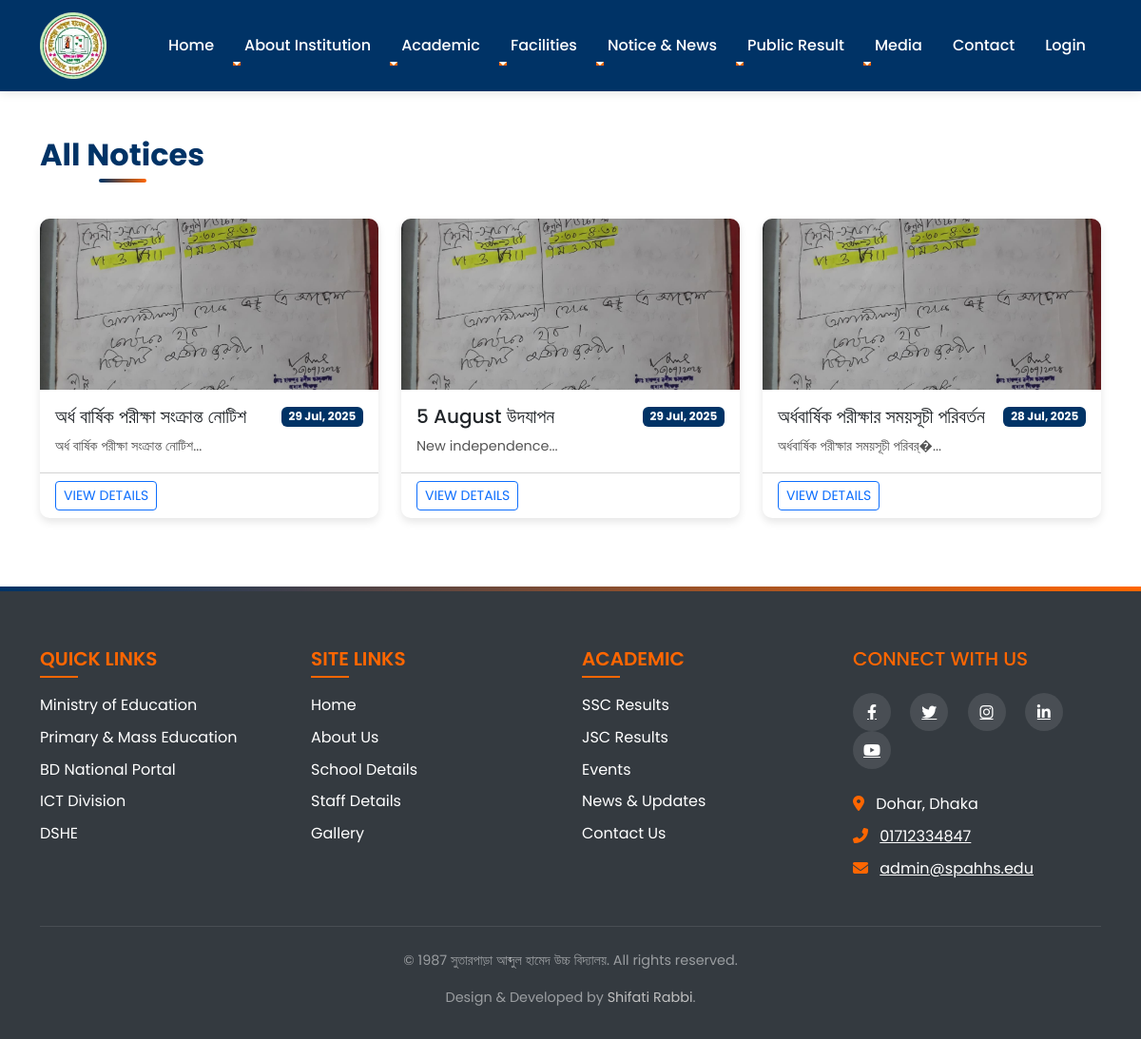
The page /notices.php on the database its author committed.
### tables this page shows
CREATE TABLE IF NOT EXISTS `notices` (
  `notice_id` int NOT NULL AUTO_INCREMENT,
  `title` varchar(255) NOT NULL,
  `description` text NOT NULL,
  `notice_date` date NOT NULL,
  `image_path` varchar(255) DEFAULT NULL,
  `created_at` timestamp NULL DEFAULT CURRENT_TIMESTAMP,
  PRIMARY KEY (`notice_id`)
);

CREATE TABLE IF NOT EXISTS `setting` (
  `id` int NOT NULL AUTO_INCREMENT,
  `current_year` int NOT NULL,
  `current_semester` varchar(11) NOT NULL,
  `school_name` varchar(100) NOT NULL,
  `slogan` varchar(300) NOT NULL,
  `about` text NOT NULL,
  PRIMARY KEY (`id`)
);

### admin/data/notice.php (called while the page is built, shortened)
<?php
function getAllNotices($conn) {
    $sql = "SELECT * FROM notices ORDER BY notice_date DESC";
    $stmt = $conn->prepare($sql);
    $stmt->execute();
    return $stmt->fetchAll(PDO::FETCH_ASSOC);
}
?>

### data/setting.php (called while the page is built)
<?php
function getSetting($conn){
   $sql = "SELECT * FROM setting";
   $stmt = $conn->prepare($sql);
   $stmt->execute();
   if ($stmt->rowCount() == 1) {
     $settings = $stmt->fetch();
     return $settings;
   }else {
    return 0;
   }
}

### notices.php (the view, shortened to what this page needs)
<?php include "header.php";
include "admin/data/notice.php";
?>
<section class="py-5">
    <div class="container">
        <h2 class="section-title mb-5">All Notices</h2>
        <div class="row">
            <?php
            $notices = getAllNotices($conn);
            foreach ($notices as $notice) {
                $notice_date = new DateTime($notice['notice_date']);
            ?>
            <div class="col-md-6 col-lg-4 mb-4">
                <div class="card notice-card h-100">
                    <?php if (!empty($notice['image_path'])): ?>
                    <div class="notice-image-container">
                        <img src="<?= htmlspecialchars($notice['image_path']) ?>" class="card-img-top notice-image" alt="<?= htmlspecialchars($notice['title']) ?>">
                    </div>
                    <?php endif; ?>
                    <div class="card-body">
                        <div class="d-flex justify-content-between align-items-center mb-2">
                            <h5 class="card-title mb-0"><?= htmlspecialchars($notice['title']) ?></h5>
                            <span class="badge bg-primary"><?= $notice_date->format('d M, Y') ?></span>
                        </div>
                        <p class="card-text notice-description"><?= htmlspecialchars(substr($notice['description'], 0, 100)) ?>...</p>
                    </div>
                    <div class="card-footer bg-transparent">
                        <button class="btn btn-sm btn-outline-primary notice-view-btn" data-id="<?= $notice['notice_id'] ?>">View Details</button>
                    </div>
                </div>
            </div>
            <?php } ?>
        </div>
    </div>
</section>
<?php include "footer.php"; ?>

### footer.php (shortened to what this page needs)
<footer class="footer">
    <div class="container">
        <div class="row">
            <div class="col-md-3 mb-4 mb-md-0">
                <div class="footer-links">
                    <h5 class="text-uppercase mb-4" style="color: var(--secondary-color);">Quick Links</h5>
                    <ul class="list-unstyled">
                        <li class="mb-2"><a href="https://www.moedu.gov.bd/" class="text-white footer-link">Ministry of Education</a></li>
                        <li class="mb-2"><a href="https://www.mopme.gov.bd/" class="text-white footer-link">Primary & Mass Education</a></li>
                        <li class="mb-2"><a href="https://bangladesh.gov.bd/" class="text-white footer-link">BD National Portal</a></li>
                        <li class="mb-2"><a href="https://a2i.gov.bd/" class="text-white footer-link">ICT Division</a></li>
                        <li class="mb-2"><a href="http://www.dshe.gov.bd/" class="text-white footer-link">DSHE</a></li>
                    </ul>
                </div>
            </div>
            <div class="col-md-3 mb-4 mb-md-0">
                <div class="footer-links">
                    <h5 class="text-uppercase mb-4" style="color: var(--secondary-color);">Site Links</h5>
                    <ul class="list-unstyled">
                        <li class="mb-2"><a href="index" class="text-white footer-link">Home</a></li>
                        <li class="mb-2"><a href="about" class="text-white footer-link">About Us</a></li>
                        <li class="mb-2"><a href="basic-info" class="text-white footer-link">School Details</a></li>
                        <li class="mb-2"><a href="people_info" class="text-white footer-link">Staff Details</a></li>
                        <li class="mb-2"><a href="gallery" class="text-white footer-link">Gallery</a></li>
                    </ul>
                </div>
            </div>
            <div class="col-md-3 mb-4 mb-md-0">
                <div class="footer-links">
                    <h5 class="text-uppercase mb-4" style="color: var(--secondary-color);">Academic</h5>
                    <ul class="list-unstyled">
                        <li class="mb-2"><a href="public_results_ssc" class="text-white footer-link">SSC Results</a></li>
                        <li class="mb-2"><a href="public_results_jsc" class="text-white footer-link">JSC Results</a></li>
                        <li class="mb-2"><a href="events" class="text-white footer-link">Events</a></li>
                        <li class="mb-2"><a href="news" class="text-white footer-link">News & Updates</a></li>
                        <li class="mb-2"><a href="contact" class="text-white footer-link">Contact Us</a></li>
                    </ul>
                </div>
            </div>
            <div class="col-md-3">
                <div class="footer-contact">
                    <h5 class="text-uppercase mb-4" style="color: var(--secondary-color);">Connect With Us</h5>
                    <div class="social-icons mb-4">
                        <a href="https://www.facebook.com/groups/348161615295603/" class="text-white me-3 social-icon"><i class="fab fa-facebook-f"></i></a>
                        <a href="#" class="text-white me-3 social-icon"><i class="fab fa-twitter"></i></a>
                        <a href="#" class="text-white me-3 social-icon"><i class="fab fa-instagram"></i></a>
                        <a href="#" class="text-white me-3 social-icon"><i class="fab fa-linkedin-in"></i></a>
                        <a href="#" class="text-white me-3 social-icon"><i class="fab fa-youtube"></i></a>
                    </div>
                    <address class="mb-0">
                        <p class="mb-2">
                            <i class="fas fa-map-marker-alt me-2" style="color: var(--secondary-color);"></i>
                            <span>Dohar, Dhaka</span>
                        </p>
                        <p class="mb-2">
                            <i class="fas fa-phone-alt me-2" style="color: var(--secondary-color);"></i>
                            <a href="tel:01712334847" class="text-white">01712334847</a>
                        </p>
                        <p class="mb-0">
                            <i class="fas fa-envelope me-2" style="color: var(--secondary-color);"></i>
                            <a href="mailto:admin@spahhs.edu" class="text-white">admin@spahhs.edu</a>
                        </p>
                    </address>
                </div>
            </div>
        </div>
        <div class="copyright text-center">
            <p>&copy; <?=$setting['current_year']?> <?=$setting['school_name']?>. All rights reserved.</p>
            <p>Design & Developed by <a href="tel: 01571501416" style="text-decoration: none; color: silver;">Shifati Rabbi</a>.</p>
        </div>
    </div>
</footer>
</body>
</html>

### css/style.css (style rules this page uses)
:root { --primary-color: #003366; --secondary-color: #ff6600; --light-color: #f8f9fa; --dark-color: #343a40; --transition-speed: 0.4s; }
body { font-family: 'Poppins', 'Segoe UI', Tahoma, Geneva, Verdana, sans-serif; line-height: 1.6; color: #333; overflow-x: hidden; }
html { scroll-behavior: smooth; }
.section-title { color: var(--primary-color); font-weight: 700; margin-bottom: 30px; position: relative; display: inline-block; }
.section-title:after { content: ''; position: absolute; width: 50%; height: 3px; background-color: var(--secondary-color); bottom: -10px; left: 0; }
.footer { background-color: var(--dark-color); color: white; padding: 4rem 0 1rem; position: relative; }
.footer::before { content: ''; position: absolute; top: 0; left: 0; width: 100%; height: 5px; background: linear-gradient(90deg, var(--primary-color), var(--secondary-color)); }
.footer-links h5 { color: white; font-weight: 600; margin-bottom: 1.5rem; position: relative; }
.footer-links h5::after { content: ''; position: absolute; bottom: -8px; left: 0; width: 40px; height: 2px; background-color: var(--secondary-color); }
.footer-links ul { list-style: none; padding-left: 0; }
.footer-links li { margin-bottom: 0.75rem; }
.footer-links a { color: rgba(255, 255, 255, 0.7); text-decoration: none; transition: all var(--transition-speed) ease; position: relative; padding-left: 0; }
.footer-links a::before { content: '→'; position: absolute; left: -15px; opacity: 0; transition: all var(--transition-speed) ease; color: var(--secondary-color); }
.social-icons a { display: inline-flex; align-items: center; justify-content: center; width: 40px; height: 40px; background-color: rgba(255, 255, 255, 0.1); border-radius: 50%; color: white; margin-right: 0.75rem; transition: all var(--transition-speed) ease; }
.copyright { border-top: 1px solid rgba(255, 255, 255, 0.1); padding-top: 1.5rem; margin-top: 3rem; text-align: center; color: rgba(255, 255, 255, 0.5); font-size: 0.9rem; }
.section-title { color: var(--primary-color); font-weight: 700; margin-bottom: 2.5rem; position: relative; display: inline-block; font-size: 2rem; }
.section-title::after { content: ''; position: absolute; width: 50px; height: 4px; background: linear-gradient(90deg, var(--primary-color), var(--secondary-color)); bottom: -10px; left: 50%; transform: translateX(-50%); border-radius: 2px; }
.notice-card { border-radius: 10px; overflow: hidden; box-shadow: 0 4px 8px rgba(0, 0, 0, 0.1); transition: all 0.3s ease; border: none; }
.notice-image-container { height: 180px; overflow: hidden; }
.notice-image { width: 100%; height: 100%; object-fit: cover; transition: transform 0.3s ease; }
.notice-description { color: #555; font-size: 0.9rem; }
.bg-primary { background-color: var(--primary-color) !important; }

### rows shown on the page
notices: image_path (picture), title "অর্ধ বার্ষিক পরীক্ষা সংক্রান্ত নোটিশ", notice_date "29 Jul, 2025", description "অর্ধ বার্ষিক পরীক্ষা সংক্রান্ত নোটিশ"
notices: image_path (picture), title "5 August উদযাপন", notice_date "29 Jul, 2025", description "New independence"
notices: image_path (picture), title "অর্ধবার্ষিক পরীক্ষার সময়সূচী পরিবর্তন", notice_date "28 Jul, 2025", description "অর্ধবার্ষিক পরীক্ষার সময়সূচী পরিবর্�"
setting: current_year "1987", school_name "সুতারপাড়া আব্দুল হামেদ উচ্চ বিদ্যালয়"
